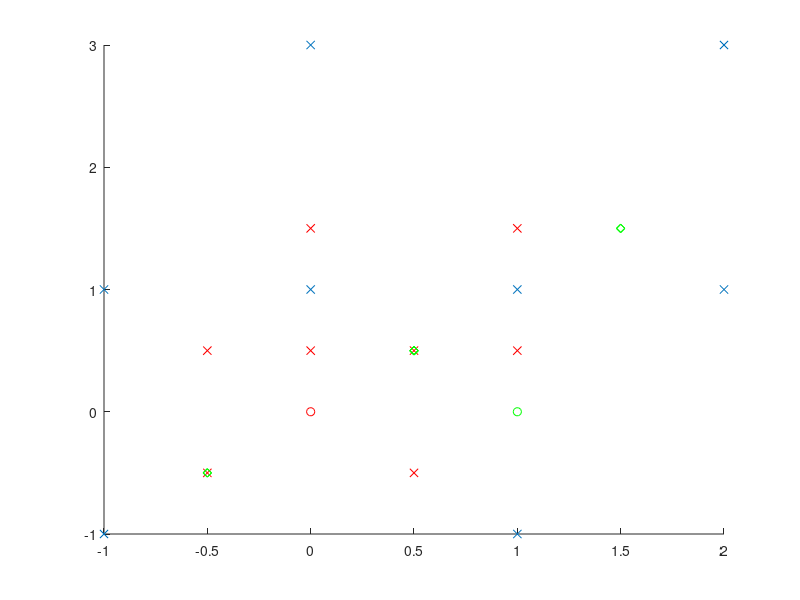

MATLAB code to generate this figure:
%% Functions
Rx = @(theta) [ 1 0           0
                0 cos(theta) -sin(theta)
                0 sin(theta)  cos(theta) ]
            
Ry = @(theta) [ cos(theta) 0  sin(theta)
                0          1  0
               -sin(theta) 0  cos(theta) ]
           
Rz = @(theta) [ cos(theta) -sin(theta) 0  
                sin(theta)  cos(theta) 0
                0           0          1 ]
            
cameraCenter = @(R,t) -R'*t
cameraToWorld = @(R,t) [R' -R'*t; 0 0 0 1]
            
%% Definitions
t1 = [0 0 0]';
R1 = eye(3);
t2 = -[1 0 0]';
R2 = Rx(0);%Rx(0.3)*Ry(0.2)*Rz(0.1)
K = eye(3);

C1 = K*[eye(3) zeros(3,1)]
C2 = K*[R2 t2]

%% 3D points

p3D = [-1 -1  2
       -1  1  2
        1 -1  2
        1  1  2
        0  1  2
        0  3  2
        2  1  2
        2  3  2]

p3DHom = [p3D ones(8,1)]
    
%% Visualize

n1 = cameraCenter(R1,t1)
n2 = cameraCenter(R2,t2)

figure(1); clf; hold on;
plot3(p3D(:,1), p3D(:,2), p3D(:,3), 'x');
plot3(n1(1), n1(2), n1(3), 'or');
plot3(n2(1), n2(2), n2(3), 'og');

%% Image plane coordinates

p1 = (C1*p3DHom')'
p1 = [p1(:,1) p1(:,2)]./[p1(:,3) p1(:,3)]   % Inhomogenous
p2 = (C2*p3DHom')'
p2 = [p2(:,1) p2(:,2)]./[p2(:,3) p2(:,3)]   % Inhomogenous

figure(1); clf; hold on;
plot3(p3D(:,1), p3D(:,2), p3D(:,3), 'x');
plot3(n1(1), n1(2), n1(3), 'or');
plot3(n2(1), n2(2), n2(3), 'og');
plot3(p1(:,1), p1(:,2), zeros(size(p1(:,1))), 'xr');
plot3(p2(:,2), p2(:,2), zeros(size(p2(:,1))), 'dg');





       
